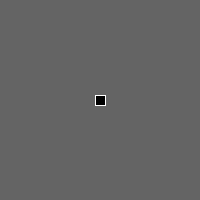
Frame 1 (no input)
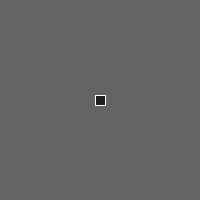
Frame 60 (the mouse pressed at the canvas centre just before this capture)
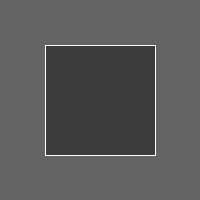
Frame 120 (the mouse held since frame 60 and released just before this capture)

The Processing sketch that drew these frames (run headless with seeded random() and noise(); from frame 60 on, the mouse is pressed at the canvas centre):

// Processing sketch: sketch_221226f
// ── sketch_221226f.pde
//Example 4-5: Usando variables del sistema

void setup(){
size(200, 200);
frameRate(30);
}

void draw(){
background(100);
stroke(255);
fill(frameCount/2);
rectMode(CENTER);
rect(width/2, height/2, mouseX + 10, mouseY + 10);
} 

void keyPressed(){
println(key);
}
